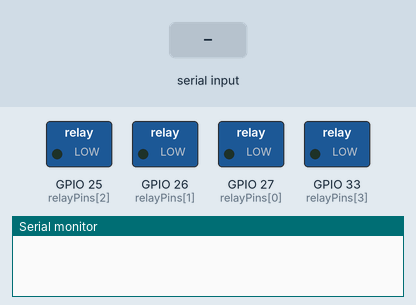
The sketch below on a simulated ESP32. Parts: switched loads named in the sketch (green lamp = pin HIGH), the last lines printed to the serial monitor. Inputs (shaded band) come from the test bench. WiFi joins after 1.5 s; servers stay silent unless stated.

Above: at 0.1 s.
At 3.2 s:
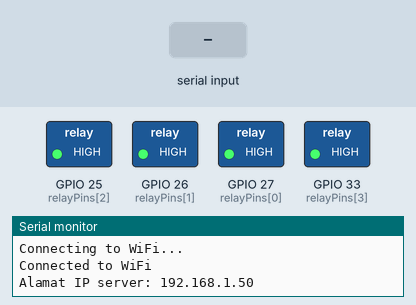
3.3 s: "on\n" received over Serial
4.8 s: "off\n" received over Serial
6.3 s: "90,45\n" received over Serial
Timing chart, 0 to 9.3 s (numbered marks = the images above; inputs shaded):
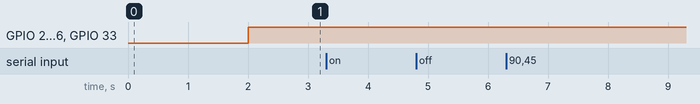

The sketch:

relayhtml.ino
```cpp
#include <WiFi.h>
#include <ESPAsyncWebServer.h>

const char *ssid = "****nama Wifi***";
const char *password = "**PASS WIFI***";

AsyncWebServer server(80);

const int relayCount = 4;
bool relayState[relayCount] = { false, false, false, false };

const int relayPins[relayCount] = { 27, 26, 25, 33 };

void setup() {
  Serial.begin(115200);
  for (int i = 0; i < relayCount; ++i) {
    pinMode(relayPins[i], OUTPUT);
  }
  // Menghubungkan ESP32 ke WiFi
  WiFi.begin(ssid, password);
  while (WiFi.status() != WL_CONNECTED) {
    delay(1000);
    Serial.println("Connecting to WiFi...");
  }
  Serial.println("Connected to WiFi");
  Serial.print("Alamat IP server: ");
  Serial.println(WiFi.localIP());
  // Mengatur route dan menangani permintaan GET dan POST
  server.on("/", HTTP_GET, [](AsyncWebServerRequest *request) {
    request->send(200, "text/plain", "Hello, World!");
  });

  server.on("/relay", HTTP_POST, [](AsyncWebServerRequest *request) {
    String relayStateStr = request->arg("state");
    int relayNumber = request->arg("relay").toInt();

    // Mengubah status relay sesuai dengan perintah
    if (relayNumber >= 1 && relayNumber <= relayCount) {
      if (relayStateStr == "on") {
        relayState[relayNumber - 1] = true;
      } else if (relayStateStr == "off") {
        relayState[relayNumber - 1] = false;
      }

      // Mengirim respons ke klien
      request->send(200, "text/plain", "OK");

      // Mencetak pesan dari HTML ke Serial Monitor
      Serial.print("Menerima perintah dari HTML - Relay : ");
      Serial.print(relayNumber);
      Serial.print(" diatur ke ");
      Serial.println(relayStateStr);
    } else {
      // Mengirim respons jika nomor relay tidak valid
      request->send(400, "text/plain", "Nomor relay tidak valid");
    }
  });


  // Menjalankan server
  server.begin();
}

void loop() {


  // Periksa status relay dan kontrol perangkat keras sesuai
  for (int i = 0; i < relayCount; ++i) {
    // Implementasikan sesuai dengan kebutuhan perangkat keras (hardware) yang digunakan
    // relayState[i] menunjukkan apakah relay ke-(i+1) harus dinyalakan (true) atau dimatikan (false)
    digitalWrite(relayPins[i], relayState[i] ?  LOW : HIGH);
  }

  // Cek apakah ada data yang diterima dari relay dan cetak ke Serial Monitor
  if (Serial.available() > 0) {
    String receivedData = Serial.readStringUntil('\n');
    Serial.print("Menerima data dari relay: ");
    Serial.println(receivedData);
  }

  delay(100);  // Beri sedikit keterlambatan
}
```
